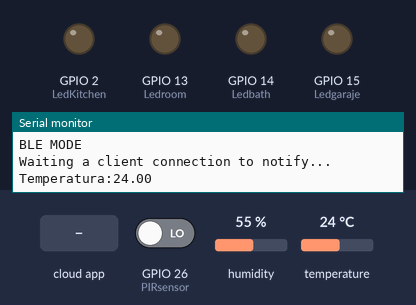
Bench run of a sketch on a simulated ESP32. Parts: output pins drawn as LEDs (lit = HIGH), the last lines printed to the serial monitor. The test bench sets the inputs (shaded band); at power-on: GPIO 26 (PIRsensor) LOW, humidity 55 %, temperature 24 °C. WiFi joins after 1.5 s; servers stay silent unless stated; EEPROM starts erased; nothing arrives over Bluetooth unless stated; the Firebase database answers and starts empty; a phone connects over Bluetooth LE 3 s after start.

Above: at 4.2 s.
4.3 s: the phone or cloud app sets lucesroom to ON
At 9.3 s:
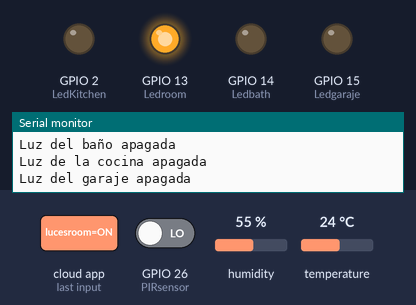
10.3 s: the phone or cloud app sets lucesbath to ON
At 16.5 s:
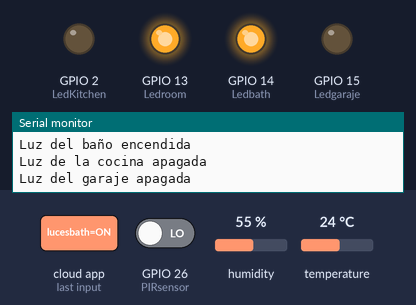
17.2 s: the phone or cloud app sets luceskitchen to ON
At 23.7 s:
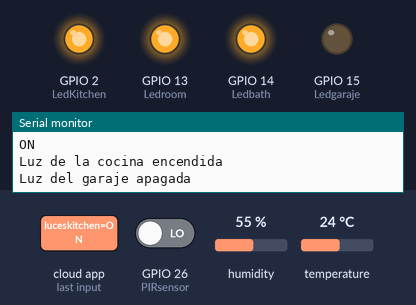
24.1 s: the phone or cloud app sets lucesgaraje to ON
At 31.0 s:
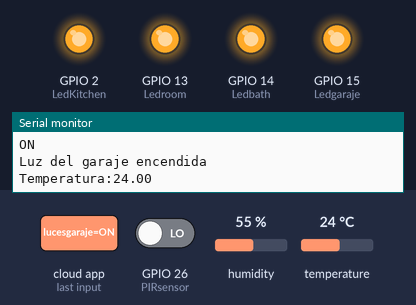
Timing chart, 0 to 32.5 s (numbered marks = the images above; inputs shaded):
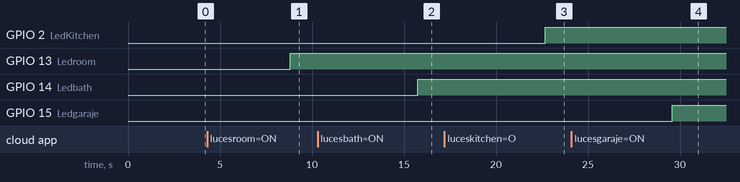

The sketch:

BLE_Flutter2.ino
```cpp
#include "EEPROM.h"
#include <WiFi.h>
#include <ESP32Ping.h>
#include "FirebaseESP32.h"
#include "DHTesp.h"
#include <stdlib.h>
#include <BLEDevice.h>
#include <BLEServer.h>
#include <BLEUtils.h>
#include <BLE2902.h>

#define EEPROM_SIZE 128
#define SERVICE_UUID        "4fafc201-1fb5-459e-8fcc-c5c9c331914b"
#define CHARACTERISTIC_UUID "beb5483e-36e1-4688-b7f5-ea07361b26a8"
#define timeSeconds 2
#define FIREBASE_HOST "esp32-flutter.firebaseio.com"
#define FIREBASE_AUTH "Sg7E8ECbLbWL8dSP9GMFcZ3udd9KvC4gZ8tBb6lI"

const char* remote_host = "www.google.com";

BLEServer* pServer = NULL;
BLECharacteristic* pCharacteristic = NULL;
bool deviceConnected = false;
bool oldDeviceConnected = false;

//Declaracion de objetos
DHTesp dht;
WiFiClient espClient;
FirebaseData firebaseData;
String ruta = "/items/-M1cg_B703splmfUU15i";

const int modeAddr = 0;
const int wifiAddr = 10;
int modeIdx;

const int PinLDR= 25;
const byte PIRsensor = 26;
int dhtPin = 27;
int Ledroom= 13;
int Ledbath = 14;
int LedKitchen = 2;
int Ledgaraje = 15;
int counterInter = 0;


// Timer: Auxiliary variables}
int contar =0;
unsigned long now = millis();
unsigned long lastTrigger = 0;
boolean startTimer = false;


//---------Estructura para las mediciones respectivas------------
struct sensor {
  int deviceId;
  const char* measurementType;
  float value;
};

//-----------Configuracion del Bluetooth------------------------------

class MyServerCallbacks: public BLEServerCallbacks {
    void onConnect(BLEServer* pServer) {
      deviceConnected = true;
      BLEDevice::startAdvertising(); };

    void onDisconnect(BLEServer* pServer) {
      deviceConnected = false; }};

class MyCallbacks: public BLECharacteristicCallbacks {
  void onWrite(BLECharacteristic *pCharacteristic){
    std::string value = pCharacteristic->getValue();

    if(value.length() > 0){
      Serial.print("Value : ");
      Serial.println(value.c_str());
      writeString(wifiAddr, value.c_str());} }

  void writeString(int add, String data){
    int _size = data.length();
    for(int i=0; i<_size; i++){
      EEPROM.write(add+i, data[i]);}

    EEPROM.write(add+_size, '\0');
    EEPROM.commit(); }};

//----------- Interrupcion PIR-----------------------

void IRAM_ATTR detectsMovement() {
  Serial.println("Movimiento detectado!!!");
  startTimer = true;
  lastTrigger = millis();
  contar = 1;
}

 //----------------------------------------------------

void setup() {

  Serial.begin(115200);
  if(!EEPROM.begin(EEPROM_SIZE)){
    delay(1000);}
  delay(3000);
  modeIdx = EEPROM.read(modeAddr); //leo la dir de la Eeeprom
  Serial.print("modeIdx : ");
  Serial.println(modeIdx);

  EEPROM.write(modeAddr, modeIdx !=0 ? 0 : 1);
  EEPROM.commit();

  if(modeIdx != 0){
    //BLE MODE
    Serial.println("BLE MODE");
    bleTask();

  }else{
    //WIFI MODE
    Serial.println("WIFI MODE");
    wifiTask();}

   //---------------------- DHT y PIR-------------------------------------
  dht.setup(dhtPin, DHTesp::DHT11);

 //Configuracion del sensor de movimiento
  pinMode(PIRsensor, INPUT_PULLUP);
  attachInterrupt(digitalPinToInterrupt(PIRsensor), detectsMovement, RISING);

// --------------Configuracion de pines para las luces---------------------
  pinMode(Ledroom,OUTPUT);
  digitalWrite(Ledroom,LOW),
  pinMode(Ledbath, OUTPUT);
  digitalWrite(Ledbath, LOW);
  pinMode(LedKitchen, OUTPUT);
  digitalWrite(LedKitchen, LOW);
  pinMode(Ledgaraje, OUTPUT);
  digitalWrite(Ledgaraje, LOW);
}

//--------------------------------------------------------------------------

void loop() {
  if( contar==1){
    Firebase.setString(firebaseData, ruta + "/movimiento", "ALERTA");
    now = millis();
    if(startTimer && (now - lastTrigger > (timeSeconds*100))) {
      Serial.println("AMBIENTE SEGURO");
      startTimer = false;
  }
  contar =0;
  }
  else {
    Firebase.setString(firebaseData, ruta + "/movimiento", "AMBIENTE SEGURO");
  }
  Temperatura();
  delay(3000);
  Humedad();
  delay(1200);
  lucess();
  delay(500);
}
//--------------------------FUNCIONES---------------------------------------


void Temperatura()
{
    char temp[20];
    delay(500);
    struct sensor mySensor;
    mySensor.deviceId = 1;
    mySensor.measurementType = "Temperatura";
    mySensor.value = dht.getTemperature();
    Serial.print("Temperatura:");
    Serial.println(mySensor.value);
    dtostrf(mySensor.value,4,2,temp);
     Firebase.setString(firebaseData, ruta + "/temperatura", temp);
    delay(10);
}

//--------------------------------------------------------------------------
void Humedad ()
{
    char hum[20];
    struct sensor mySensor;
    mySensor.deviceId = 2;
    mySensor.measurementType = "Humedad";
    mySensor.value = dht.getHumidity();
    Serial.print("Humedad:");
    Serial.println(mySensor.value);
    dtostrf(mySensor.value,4,2,hum);
    Firebase.setString(firebaseData, ruta + "/humedad",hum);
    delay(500);

}
//-------------------------------------------------------------------------

void lucess ()
{
   Firebase.getString(firebaseData, ruta + "/lucesroom");
   Serial.println(firebaseData.stringData());
   if (firebaseData.stringData()== "ON"){
       Serial.println("Luz del cuarto encendida");
       digitalWrite(Ledroom, HIGH);
   }
   else {
       Serial.println("Luz del cuarto apagada");
       digitalWrite(Ledroom, LOW);


   }
   Firebase.getString(firebaseData, ruta + "/lucesbath");
   Serial.println(firebaseData.stringData());
   if (firebaseData.stringData()== "ON"){
       Serial.println("Luz del baño encendida");
       digitalWrite(Ledbath, HIGH);

   }
   else {
       Serial.println("Luz del baño apagada");
       digitalWrite(Ledbath, LOW);
   }
   Firebase.getString(firebaseData, ruta + "/luceskitchen");
   Serial.println(firebaseData.stringData());
   if (firebaseData.stringData()== "ON"){
       Serial.println("Luz de la cocina encendida");
        digitalWrite(LedKitchen, HIGH);
   }
   else {
       Serial.println("Luz de la cocina apagada");
        digitalWrite(LedKitchen, LOW);

   }
   Firebase.getString(firebaseData, ruta + "/lucesgaraje");
   Serial.println(firebaseData.stringData());
   if (firebaseData.stringData()== "ON"){
       Serial.println("Luz del garaje encendida");
       digitalWrite(Ledgaraje, HIGH);

   }
   else {
       Serial.println("Luz del garaje apagada");
       digitalWrite(Ledgaraje, LOW);
   }
}

//--------------------------------------------------------------------------
void bleTask(){
  // Create the BLE Device
  BLEDevice::init("ESP32 THAT PROJECT");

  // Create the BLE Server
  pServer = BLEDevice::createServer();
  pServer->setCallbacks(new MyServerCallbacks());

  // Create the BLE Service
  BLEService *pService = pServer->createService(SERVICE_UUID);

  // Create a BLE Characteristic
  pCharacteristic = pService->createCharacteristic(
                      CHARACTERISTIC_UUID,
                      BLECharacteristic::PROPERTY_READ   |
                      BLECharacteristic::PROPERTY_WRITE  |
                      BLECharacteristic::PROPERTY_NOTIFY |
                      BLECharacteristic::PROPERTY_INDICATE
                    );

  pCharacteristic->setCallbacks(new MyCallbacks());

  // Create a BLE Descriptor
  pCharacteristic->addDescriptor(new BLE2902());

  // Start the service
  pService->start();

  // Start advertising
  BLEAdvertising *pAdvertising = BLEDevice::getAdvertising();
  pAdvertising->addServiceUUID(SERVICE_UUID);
  pAdvertising->setScanResponse(false);
  pAdvertising->setMinPreferred(0x0);  //
  BLEDevice::startAdvertising();
  Serial.println("Waiting a client connection to notify...");}
//--------------------------------------------------------------------------

void wifiTask() {
  String receivedData;
  receivedData = read_String(wifiAddr);

  if(receivedData.length() > 0){
    String wifiName = getValue(receivedData, ',', 0);
    String wifiPassword = getValue(receivedData, ',', 1);

    if(wifiName.length() > 0 && wifiPassword.length() >= 0){
      Serial.print("WifiName : ");
      Serial.println(wifiName);

      Serial.print("wifiPassword : ");
      Serial.println(wifiPassword);

      WiFi.begin(wifiName.c_str(), wifiPassword.c_str());
      Serial.print("Connecting to Wifi");
      while(WiFi.status() != WL_CONNECTED){
        Serial.print(".");
        delay(300);
      }
      Firebase.begin(FIREBASE_HOST, FIREBASE_AUTH);
      Firebase.reconnectWiFi(true);
      Serial.print("Ping Host: ");
      Serial.println(remote_host);

      if(Ping.ping(remote_host)){
        Serial.println("Success!!");
      }else{
        Serial.println("ERROR!!");}

    }
  }
}

String read_String(int add){
  char data[100];
  int len = 0;
  unsigned char k;
  k = EEPROM.read(add);
  while(k != '\0' && len< 500){
    k = EEPROM.read(add+len);
    data[len] = k;
    len++;}
  data[len] = '\0';
  return String(data);
}

String getValue(String data, char separator, int index){
  int found = 0;
  int strIndex[] = {0, -1};
  int maxIndex = data.length()-1;

  for(int i=0; i<=maxIndex && found <=index; i++){
    if(data.charAt(i)==separator || i==maxIndex){
      found++;
      strIndex[0] = strIndex[1]+1;
      strIndex[1] = (i==maxIndex) ? i+1 : i;
    }
  }
  return found>index ? data.substring(strIndex[0], strIndex[1]) : "";
}
```

Measured:
- after the input at 4.3 s, GPIO 13 (Ledroom): LOW → HIGH after 4.5 s
- after the input at 10.3 s, GPIO 14 (Ledbath): LOW → HIGH after 5.4 s
- after the input at 17.2 s, GPIO 2 (LedKitchen): LOW → HIGH after 5.5 s
- after the input at 24.1 s, GPIO 15 (Ledgaraje): LOW → HIGH after 5.5 s
